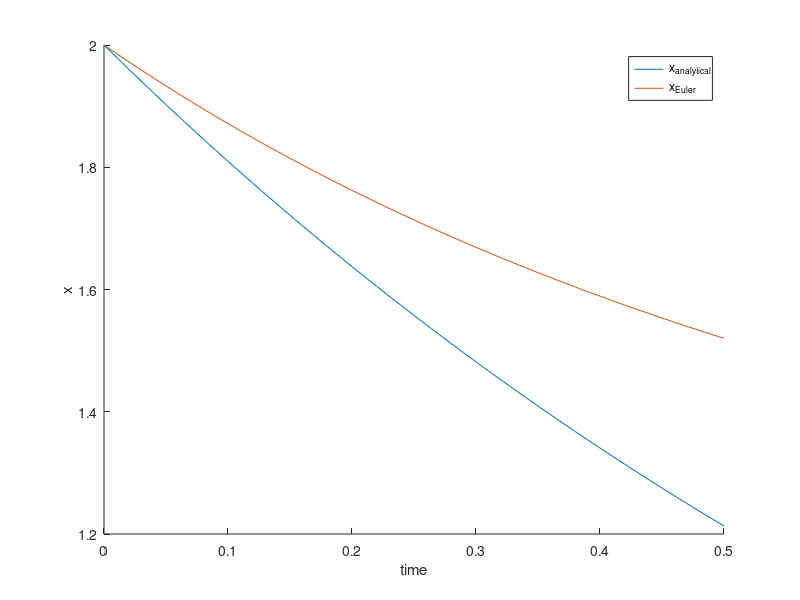

This chart was generated by the following MATLAB code:
x0=2;
delta=0.01;
Nsteps=50;
L=Nsteps*delta;
x(1)=2;

for(i=1:Nsteps)
    t(i)= delta*(i-1);
    v(i)=-x(i)*log(x(i));
    x(i+1)=x(i)+delta*v(i);
end 
v(Nsteps+1)=0;
t(Nsteps+1)=L
xanalytical=x(1)*exp(-linspace(0,L,Nsteps+1));

hold on
plot(t,xanalytical)
plot(t,x)
xlabel('time');
ylabel('x');

legend('x_{analytical}', 'x_{Euler}', 'Euler');
hold off